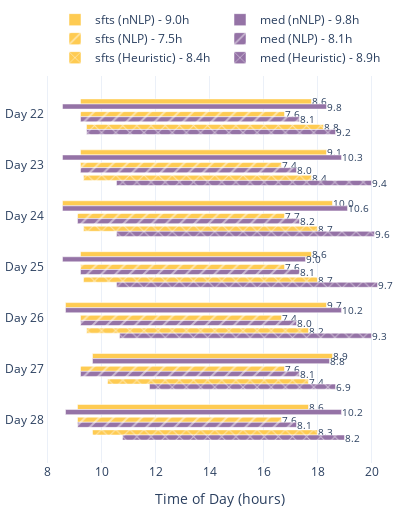

Notebook code for this chart:
### Code cell
categories = [f"Day {dt.day+1}" for dt in sfts_startup_dts_list[0]]

# Offsets to separate alternatives visually — compute adaptively for n alternatives
n_alts = len(alt_labels)
# Spread offsets evenly within one plot row (total vertical span reserved per category)
max_offset_span = 0.5  # maximum vertical span used by all alternatives
if n_alts > 1:
    alt_offsets = [i * (max_offset_span / (n_alts - 1)) for i in range(n_alts)]
else:
    alt_offsets = [0]


# Initialize figure
fig = go.Figure()

# Bar height
bar_height = 0.1

for alt_idx, alt in enumerate(alt_labels):
    # Apply vertical offset for this alternative
    y_base = [i + alt_offsets[alt_idx] for i in range(len(categories))]
    pat = pattern_shapes[alt_idx % len(pattern_shapes)] if len(pattern_shapes) > 0 else ""
    
    mean_sfts_diffs = (sfts_shutdown_dts_list[alt_idx] - sfts_startup_dts_list[alt_idx]).total_seconds()/3600
    mean_med_diffs = (med_shutdown_dts_list[alt_idx] - med_startup_dts_list[alt_idx]).total_seconds()/3600
    
    bar_text_sfts = [f"{duration:.1f}" for duration in mean_sfts_diffs.tolist()]
    bar_text_med = [f"{duration:.1f}" for duration in mean_med_diffs.tolist()]
    
    # sfts bars
    fig.add_trace(go.Bar(
        x=(sfts_shutdown_dts_list[alt_idx] - sfts_startup_dts_list[alt_idx]).total_seconds()/3600,  # duration in hours
        y=y_base,
        base=[d.hour + d.minute/60 + d.second/3600 for d in sfts_startup_dts_list[alt_idx]],
        orientation='h',
        name=f'sfts ({alt}) - {mean_sfts_diffs.to_numpy().mean():.1f}h',
        width=bar_height,
        marker_color='#FECB52',
        hovertext=categories,
        hoverinfo='text+x',
        marker_pattern_shape=pat,
        marker_pattern_fgcolor="white",
        text=bar_text_sfts,
        textposition='outside',
        outsidetextfont=dict(size=10)
    ))

    # med bars
    fig.add_trace(go.Bar(
        x=(med_shutdown_dts_list[alt_idx] - med_startup_dts_list[alt_idx]).total_seconds()/3600,
        y=[y + bar_height for y in y_base],  # stack slightly above sfts
        base=[d.hour + d.minute/60 + d.second/3600 for d in med_startup_dts_list[alt_idx]],
        orientation='h',
        name=f'med ({alt}) - {mean_med_diffs.to_numpy().mean():.1f}h',
        width=bar_height,
        marker_color='#9573a6',
        hovertext=categories,
        hoverinfo='text+x',
        marker_pattern_shape=pat,
        marker_pattern_fgcolor="white",
        text=bar_text_med,
        textposition='outside',
        # textfont=dict(size=12),
        outsidetextfont=dict(size=10)
    ))

# Customize y-axis
fig.update_yaxes(
    tickvals=[i + 0.25 for i in range(len(categories))],  # center labels
    ticktext=categories,
    autorange='reversed'
)

# Customize x-axis
fig.update_xaxes(title='Time of Day (hours)', tickformat='%H:%M', range=[None, 21.5])

# Layout
fig.update_layout(
    barmode='overlay',  # overlay bars with offsets
    # title='Startup/Shutdown comparison for alternatives',
    # xaxis_range=[0, 24]  # full day range
    height=300 + len(categories)*30, # 600 + len(categories)*30,
    xaxis=dict(nticks=12),
    width=400, # 400,
    legend=dict(orientation='h', yanchor='bottom', y=1.01, xanchor='center', x=0.5, ),
    title_y=0.99,
    template="plotly_white",
    uniformtext_minsize=10,
    uniformtext_mode='show',
    margin=dict(t=5, b=5, l=5, r=5)
)

fig.show()

### Figure 1 — Plotly figure (JSON) as saved in the notebook; plotly's stock layout.template omitted (floating-point values rounded to 4 significant figures)
{"data": [{"base": [9.222, 9.222, 8.556, 9.222, 8.667, 9.667, 9.111], "hoverinfo": "text+x", "hovertext": ["Day 22", "Day 23", "Day 24", "Day 25", "Day 26", "Day 27", "Day 28"], "marker": {"color": "#FECB52", "pattern": {"fgcolor": "white", "shape": ""}}, "name": "sfts (nNLP) - 9.0h", "orientation": "h", "outsidetextfont": {"size": 10}, "text": ["8.6", "9.1", "10.0", "8.6", "9.7", "8.9", "8.6"], "textposition": "outside", "type": "bar", "width": 0.1, "x": [8.556, 9.111, 10.0, 8.556, 9.667, 8.889, 8.556], "y": [0, 1, 2, 3, 4, 5, 6]}, {"base": [8.556, 8.556, 8.556, 8.556, 8.667, 9.667, 8.667], "hoverinfo": "text+x", "hovertext": ["Day 22", "Day 23", "Day 24", "Day 25", "Day 26", "Day 27", "Day 28"], "marker": {"color": "#9573a6", "pattern": {"fgcolor": "white", "shape": ""}}, "name": "med (nNLP) - 9.8h", "orientation": "h", "outsidetextfont": {"size": 10}, "text": ["9.8", "10.3", "10.6", "9.0", "10.2", "8.8", "10.2"], "textposition": "outside", "type": "bar", "width": 0.1, "x": [9.778, 10.33, 10.56, 9.0, 10.22, 8.778, 10.22], "y": [0.1, 1.1, 2.1, 3.1, 4.1, 5.1, 6.1]}, {"base": [9.222, 9.222, 9.111, 9.222, 9.222, 9.222, 9.111], "hoverinfo": "text+x", "hovertext": ["Day 22", "Day 23", "Day 24", "Day 25", "Day 26", "Day 27", "Day 28"], "marker": {"color": "#FECB52", "pattern": {"fgcolor": "white", "shape": "/"}}, "name": "sfts (NLP) - 7.5h", "orientation": "h", "outsidetextfont": {"size": 10}, "text": ["7.6", "7.4", "7.7", "7.6", "7.4", "7.6", "7.6"], "textposition": "outside", "type": "bar", "width": 0.1, "x": [7.556, 7.444, 7.667, 7.556, 7.444, 7.556, 7.556], "y": [0.25, 1.25, 2.25, 3.25, 4.25, 5.25, 6.25]}, {"base": [9.222, 9.222, 9.111, 9.222, 9.222, 9.222, 9.111], "hoverinfo": "text+x", "hovertext": ["Day 22", "Day 23", "Day 24", "Day 25", "Day 26", "Day 27", "Day 28"], "marker": {"color": "#9573a6", "pattern": {"fgcolor": "white", "shape": "/"}}, "name": "med (NLP) - 8.1h", "orientation": "h", "outsidetextfont": {"size": 10}, "text": ["8.1", "8.0", "8.2", "8.1", "8.0", "8.1", "8.1"], "textposition": "outside", "type": "bar", "width": 0.1, "x": [8.111, 8.0, 8.222, 8.111, 8.0, 8.111, 8.111], "y": [0.35, 1.35, 2.35, 3.35, 4.35, 5.35, 6.35]}, {"base": [9.444, 9.333, 9.333, 9.333, 9.444, 10.22, 9.667], "hoverinfo": "text+x", "hovertext": ["Day 22", "Day 23", "Day 24", "Day 25", "Day 26", "Day 27", "Day 28"], "marker": {"color": "#FECB52", "pattern": {"fgcolor": "white", "shape": "x"}}, "name": "sfts (Heuristic) - 8.4h", "orientation": "h", "outsidetextfont": {"size": 10}, "text": ["8.8", "8.4", "8.7", "8.7", "8.2", "7.4", "8.3"], "textposition": "outside", "type": "bar", "width": 0.1, "x": [8.778, 8.444, 8.667, 8.667, 8.222, 7.444, 8.333], "y": [0.5, 1.5, 2.5, 3.5, 4.5, 5.5, 6.5]}, {"base": [9.444, 10.56, 10.56, 10.56, 10.67, 11.78, 10.78], "hoverinfo": "text+x", "hovertext": ["Day 22", "Day 23", "Day 24", "Day 25", "Day 26", "Day 27", "Day 28"], "marker": {"color": "#9573a6", "pattern": {"fgcolor": "white", "shape": "x"}}, "name": "med (Heuristic) - 8.9h", "orientation": "h", "outsidetextfont": {"size": 10}, "text": ["9.2", "9.4", "9.6", "9.7", "9.3", "6.9", "8.2"], "textposition": "outside", "type": "bar", "width": 0.1, "x": [9.222, 9.444, 9.556, 9.667, 9.333, 6.889, 8.222], "y": [0.6, 1.6, 2.6, 3.6, 4.6, 5.6, 6.6]}], "layout": {"barmode": "overlay", "height": 510, "legend": {"orientation": "h", "x": 0.5, "xanchor": "center", "y": 1.01, "yanchor": "bottom"}, "margin": {"b": 5, "l": 5, "r": 5, "t": 5}, "title": {"y": 0.99}, "uniformtext": {"minsize": 10, "mode": "show"}, "width": 400, "xaxis": {"nticks": 12, "range": [null, 21.5], "tickformat": "%H:%M", "title": {"text": "Time of Day (hours)"}}, "yaxis": {"autorange": "reversed", "ticktext": ["Day 22", "Day 23", "Day 24", "Day 25", "Day 26", "Day 27", "Day 28"], "tickvals": [0.25, 1.25, 2.25, 3.25, 4.25, 5.25, 6.25]}}}
